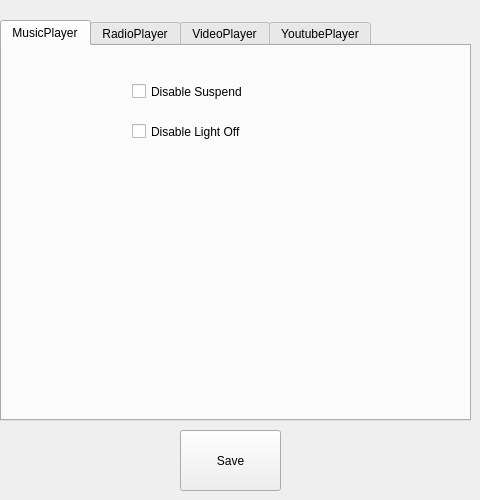
<?xml version="1.0" encoding="UTF-8"?>
<ui version="4.0">
 <class>Options</class>
 <widget class="QWidget" name="Options">
  <property name="geometry">
   <rect>
    <x>0</x>
    <y>0</y>
    <width>480</width>
    <height>500</height>
   </rect>
  </property>
  <property name="windowTitle">
   <string>options</string>
  </property>
  <widget class="QTabWidget" name="tabWidget">
   <property name="enabled">
    <bool>true</bool>
   </property>
   <property name="geometry">
    <rect>
     <x>0</x>
     <y>20</y>
     <width>471</width>
     <height>401</height>
    </rect>
   </property>
   <property name="currentIndex">
    <number>0</number>
   </property>
   <widget class="QWidget" name="tab">
    <attribute name="title">
     <string>MusicPlayer</string>
    </attribute>
    <widget class="QCheckBox" name="checkBoxMPDisableSuspend">
     <property name="geometry">
      <rect>
       <x>130</x>
       <y>30</y>
       <width>231</width>
       <height>31</height>
      </rect>
     </property>
     <property name="text">
      <string>Disable Suspend</string>
     </property>
    </widget>
    <widget class="QCheckBox" name="checkBoxMPDisableLightOff">
     <property name="geometry">
      <rect>
       <x>130</x>
       <y>70</y>
       <width>231</width>
       <height>31</height>
      </rect>
     </property>
     <property name="text">
      <string>Disable Light Off</string>
     </property>
    </widget>
   </widget>
   <widget class="QWidget" name="tab_2">
    <attribute name="title">
     <string>RadioPlayer</string>
    </attribute>
    <widget class="QCheckBox" name="checkBoxRPDisableSuspend">
     <property name="geometry">
      <rect>
       <x>130</x>
       <y>30</y>
       <width>231</width>
       <height>31</height>
      </rect>
     </property>
     <property name="text">
      <string>Disable Suspend</string>
     </property>
    </widget>
    <widget class="QCheckBox" name="checkBoxRPDisableLightOff">
     <property name="geometry">
      <rect>
       <x>130</x>
       <y>70</y>
       <width>231</width>
       <height>31</height>
      </rect>
     </property>
     <property name="text">
      <string>Disable Light Off</string>
     </property>
    </widget>
   </widget>
   <widget class="QWidget" name="tab_3">
    <attribute name="title">
     <string>VideoPlayer</string>
    </attribute>
    <widget class="QCheckBox" name="checkBoxVPDisableSuspend">
     <property name="geometry">
      <rect>
       <x>130</x>
       <y>30</y>
       <width>231</width>
       <height>31</height>
      </rect>
     </property>
     <property name="text">
      <string>Disable Suspend</string>
     </property>
    </widget>
    <widget class="QCheckBox" name="checkBoxVPDisableLightOff">
     <property name="geometry">
      <rect>
       <x>130</x>
       <y>70</y>
       <width>231</width>
       <height>31</height>
      </rect>
     </property>
     <property name="text">
      <string>Disable Light Off</string>
     </property>
    </widget>
   </widget>
   <widget class="QWidget" name="tab_4">
    <attribute name="title">
     <string>YoutubePlayer</string>
    </attribute>
    <widget class="QCheckBox" name="checkBoxYPDisableSuspend">
     <property name="geometry">
      <rect>
       <x>130</x>
       <y>30</y>
       <width>231</width>
       <height>31</height>
      </rect>
     </property>
     <property name="text">
      <string>Disable Suspend</string>
     </property>
    </widget>
    <widget class="QCheckBox" name="checkBoxYPDisableLightOff">
     <property name="geometry">
      <rect>
       <x>130</x>
       <y>70</y>
       <width>231</width>
       <height>31</height>
      </rect>
     </property>
     <property name="text">
      <string>Disable Light Off</string>
     </property>
    </widget>
   </widget>
  </widget>
  <widget class="QPushButton" name="SaveButton">
   <property name="geometry">
    <rect>
     <x>180</x>
     <y>430</y>
     <width>101</width>
     <height>61</height>
    </rect>
   </property>
   <property name="text">
    <string>Save</string>
   </property>
  </widget>
 </widget>
 <resources/>
 <connections/>
</ui>
